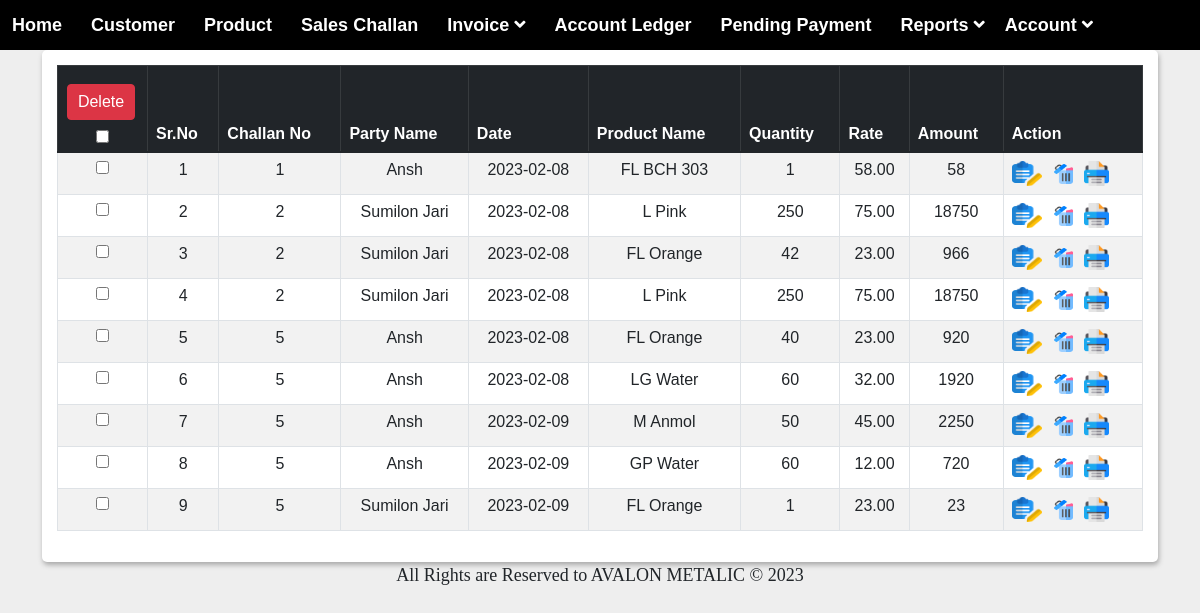
The page /sales/view_inv.php on the database as committed earlier.
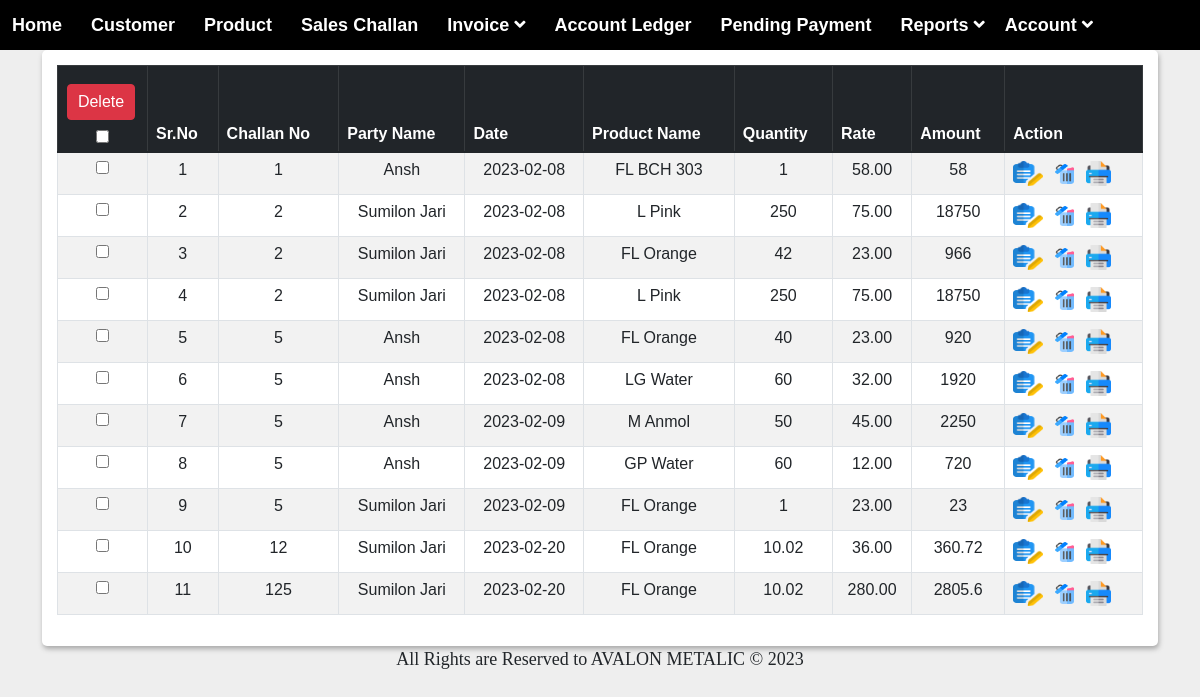
The same page on the database as committed later.
### tables this page shows
CREATE TABLE `sales` (
  `id` int(100) NOT NULL,
  `productid` varchar(250) NOT NULL,
  `challan_no` varchar(50) NOT NULL,
  `party_name` varchar(200) NOT NULL,
  `date` date NOT NULL DEFAULT current_timestamp(),
  `product_name` varchar(200) NOT NULL,
  `box_no` varchar(100) NOT NULL,
  `bobin` varchar(50) NOT NULL,
  `quantity` varchar(50) NOT NULL,
  `rate` varchar(50) NOT NULL,
  `amount` varchar(100) NOT NULL,
  `pymnt_mode` varchar(50) NOT NULL
);

CREATE TABLE `party` (
  `id` int(50) NOT NULL,
  `name` varchar(100) NOT NULL,
  `alias` varchar(100) NOT NULL,
  `city` varchar(100) NOT NULL,
  `area` varchar(100) NOT NULL,
  `state` varchar(100) NOT NULL,
  `pan_no` varchar(100) NOT NULL,
  `adhar_no` varchar(100) NOT NULL,
  `gstin` varchar(100) NOT NULL,
  `con_per_name` varchar(100) NOT NULL,
  `address` varchar(500) NOT NULL,
  `pin` varchar(100) NOT NULL,
  `mo_no` varchar(100) NOT NULL,
  `phone_no` varchar(100) NOT NULL,
  `fax` varchar(100) NOT NULL,
  `email` varchar(100) NOT NULL,
  `website` varchar(100) NOT NULL
);

### sales/view_inv.php (the view, shortened to what this page needs)
<?php
include('../inc/connection.php');
include('../inc/menu.php');
?>
<!DOCTYPE html>
<html lang="en">
<head>
    <link rel="stylesheet" href="../assets/css/bootstrap.min.css">
    <link rel="stylesheet" href="../assets/css/datatables.min.css">
    <link rel="stylesheet" href="../assets/css/style.css">
    <link rel="stylesheet" href="../assets/buttons.dataTables.min.css">
</head>
<body>
    <div class="container">
        <div class="data_table">
            <form method="post">
                <table id="example" class="table table-striped table-bordered display">
                    <thead class="table-dark">
                        <tr>
                        <tr>
                            <th style="width: 90px; text-align:center;">
                                <button type="submit" name="prod_delete_multiple_btn" class="btn btn-danger">Delete</button>
                                <input type="checkbox" id="chkAll">
                            </th>
                            <th>Sr.No</th>
                            <th>Challan No</th>
                            <th>Party Name</th>
                            <th>Date</th>
                            <th>Product Name</th>
                            <th>Quantity</th>
                            <th>Rate</th>
                            <th>Amount</th>
                            <th>Action</th>
                        </tr>
                    </thead>
                    <tbody>
                        <?php
                        $cnt = 1;
                        $query = "select party.name,sales.id,sales.challan_no,sales.date,sales.product_name,sales.quantity,sales.rate,sales.amount from sales join party on party.id=sales.party_name;";
                        $res = mysqli_query($con, $query);
                        while ($row = mysqli_fetch_array($res)) {
                        ?>
                            <tr>
                                <td style="width: 10px; text-align:center;">
                                    <input type="checkbox" name="product_delete_id[]" value="<?= $row['id']; ?>" class="tblChk">
                                </td>
                                <td style="text-align: center;"><?= $cnt; ?></td>
                                <td style="text-align: center;"><?= $row['challan_no']; ?></td>
                                <td style="text-align: center;"><?= $row['name']; ?></td>
                                <td style="text-align: center;"><?= $row['date']; ?></td>
                                <td style="text-align: center;"><?= $row['product_name']; ?></td>
                                <td style="text-align: center;"><?= $row['quantity']; ?></td>
                                <td style="text-align: center;"><?= $row['rate']; ?></td>
                                <td style="text-align: center;"><?= $row['amount']; ?></td>
                                <td>
                                    <a href="#?id=<?php echo $row['id']; ?>"><img src="../IMG/edit.png" height="25px" width="30PX"></a>&nbsp;
                                    <a href="del_inv.php?id=<?php echo $row['id']; ?>" onclick="return confirm('Are You Sure??');"><img src="../IMG/delete.png" height="20px" width="25px"></a>&nbsp;
                                    <a href="../print.php?id=<?php echo $row['challan_no']; ?>"><img src="../IMG/print.png" height="25px" width="25PX"></a>
                                </td>
                            </tr>
                        <?php
                            $cnt++;
                        }
                        ?>
                    </tbody>
                </table>
            </form>
        </div>
    </div>
</body>
</html>
<?php
include('../inc/footer.php');
?>

### inc/menu.php (shortened to what this page needs)
<html lang="en">
<head>
  <link rel="stylesheet" href="style.css">
  <link rel="stylesheet" href="https://pro.fontawesome.com/releases/v5.10.0/css/all.css" />
</head>
<body>
  <div class="navbar">
    <div class="nav-links">
      <a href="../main.php">Home</a>
      <a href="../customer/view_cust.php">Customer</a>
      <a href="../product/view_prod.php">Product</a>
      <a href="../sales/srch_prod.php">Sales Challan</a>
      <div class="dropdown">
        <a class="dropBtn" href="#">Invoice
          <i class="fas fa-angle-down"></i>
        </a>
      </div>
      <a href="#">Account Ledger</a>
      <a href="../transaction/view_pending_payment.php">Pending Payment</a>
      <div class="dropdown">
        <a class="dropBtn" href="#">Reports
          <i class="fas fa-angle-down"></i>
        </a>
      </div>
      <div class="dropdown" style="position: absolute; right:95px;">
        <a class="dropBtn" href="#">Account
          <i class="fas fa-angle-down"></i>
        </a>
      </div>
    </div>
  </div>
</body>
</html>

### inc/footer.php (shortened to what this page needs)
<!DOCTYPE html>
<html lang="en">
<head>
</head>
<body>
    <center>
        <div>
            <font face="cambaria" size="4">All Rights are Reserved to AVALON METALIC &copy; <script type="text/javascript">var year = new Date();document.write(year.getFullYear());</script></font>
        </div>
    </center>
</body>
</html>

### assets/css/style.css (style rules this page uses)
* { margin: 0; padding: 0; outline: 0; }
html { scroll-behavior: smooth; }
body { background: #eee; font-family: 'Raleway', sans-serif; font-family: 'Roboto', sans-serif; font-family: 'Poppins', sans-serif; font-family: 'Rubik', sans-serif; padding: 0s; }
h1, h2, h3, h4, h5, h6, p, a, ol, ul, li, img, span, input, form, label, .btn, .navbar, .navbar-brand { margin: 0; padding: 0; }
a, a:hover { text-decoration: none; color: #333; -webkit-transition: 0.2s; transition: 0.2s; }
.data_table { background: #fff; padding: 15px; box-shadow: 1px 3px 5px #aaa; border-radius: 5px; }
.data_table .btn { padding: 5px 10px; margin: 10px 3px 10px 0; }

### inc/menu.php (style rules this page uses)
* { margin: 0; padding: 0; box-sizing: border-box; }
body { font-family: -apple-system, BlinkMacSystemFont, 'Segoe UI', Roboto, Oxygen, Ubuntu, Cantarell, 'Open Sans', 'Helvetica Neue', sans-serif; background-image: url(background-img.jpg); background-size: cover; background-attachment: fixed; }
.navbar { height: 50px; width: 100%; padding: 19px 30px; background-color: #000; position: relative; }
.navbar .nav-links { display: inline; float: right; font-size: 18px; }
.navbar .nav-links a { padding: 10px 12px; text-decoration: none; font-weight: 550; color: white; }
.dropdown { position: relative; display: inline-block; }

Rows that differ between the two databases and show on the page:
added sales: challan_no "12", party.name "Sumilon Jari", date "2023-02-20", product_name "FL Orange", quantity "10.02", rate "36.00", amount "360.72"
added sales: challan_no "125", party.name "Sumilon Jari", date "2023-02-20", product_name "FL Orange", quantity "10.02", rate "280.00", amount "2805.6"
